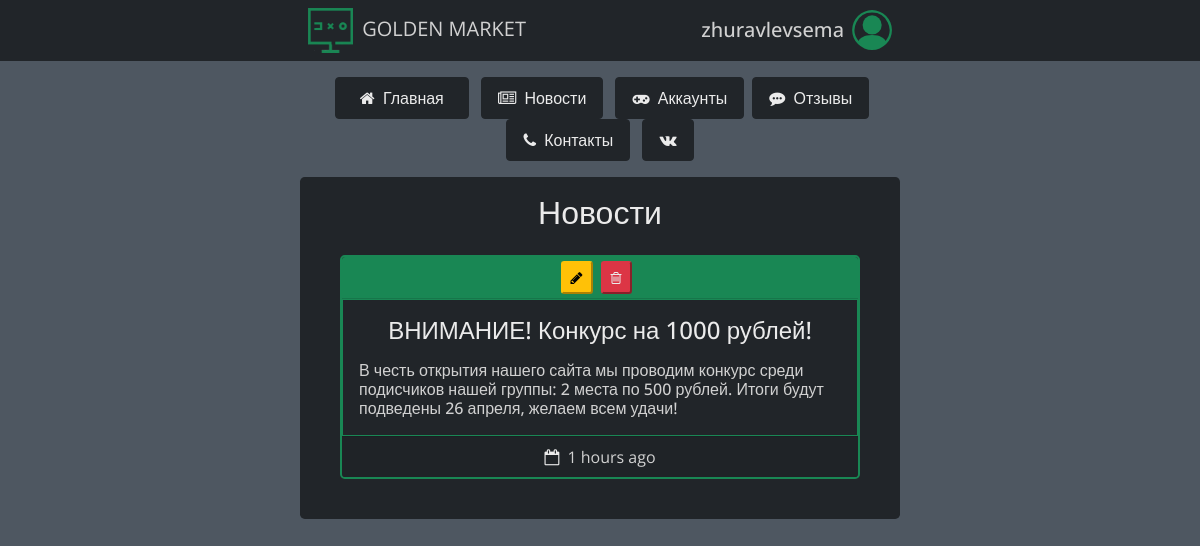
Page /news (signed in) on the committed database.
### data/users.py (models this page shows, shortened)
class User(SqlAlchemyBase, UserMixin):  # таблица пользователей
    __tablename__ = 'users'
    id = sqlalchemy.Column(sqlalchemy.Integer,
                           primary_key=True, autoincrement=True)
    name = sqlalchemy.Column(sqlalchemy.String, nullable=True)
    email = sqlalchemy.Column(sqlalchemy.String,
                              index=True, unique=True, nullable=True)
    photo = sqlalchemy.Column(sqlalchemy.String,
                              index=True, unique=False, nullable=True, default='-')
    is_photo = sqlalchemy.Column(sqlalchemy.Boolean,
                                 index=True, unique=False, nullable=True, default=0)
    hashed_password = sqlalchemy.Column(sqlalchemy.String, nullable=True)
    created_date = sqlalchemy.Column(sqlalchemy.DateTime,
                                     default=datetime.datetime.now)
    news = orm.relation("News", back_populates='user')
    accounts = orm.relation("Accounts", back_populates='user')

### data/news.py (models this page shows)
class News(SqlAlchemyBase, UserMixin):  # таблица новостей
    __tablename__ = 'news'
    id = sqlalchemy.Column(sqlalchemy.Integer,
                           primary_key=True, autoincrement=True)
    title = sqlalchemy.Column(sqlalchemy.String, nullable=True)
    content = sqlalchemy.Column(sqlalchemy.String, nullable=True)
    created_date = sqlalchemy.Column(sqlalchemy.DateTime,
                                     default=datetime.datetime.now().date())
    user_id = sqlalchemy.Column(sqlalchemy.Integer,
                                sqlalchemy.ForeignKey("users.id"))
    user = orm.relation('User')

### main.py (the view)
@app.route('/news', methods=['GET', 'POST'])  # страница новостей
def news():
    global edit_mode
    db_sess = db_session.create_session()
    all_news = db_sess.query(News)  # получение таблицы новостей из базы данных
    arr = []  # список для новостей
    for item in all_news:
        delta = datetime.datetime.now() - item.created_date
        if delta.days != 0:
            arr.append([item.title, item.content, delta.days, 'days', item.id])
        elif int(str(delta).split()[0].split(':')[0]) != 0:
            arr.append(
                [item.title, item.content, int(str(delta).split()[0].split(':')[0]), 'hours',
                 item.id])
        elif int(str(delta).split()[0].split(':')[1]) != 0:
            arr.append([item.title, item.content,
                        int(str(delta).split()[0].split(':')[1]), 'minutes', item.id])
        else:
            arr.append([item.title, item.content,
                        '', 'a few seconds', item.id])
    if current_user.is_authenticated:
        return render_template('news.html', title='Новости', news=arr[::-1],
                               photo='/'.join(current_user.photo.split('/')[1:]),
                               edit_mode=edit_mode,
                               ADMINS=ADMINS,
                               is_photo=current_user.is_photo)
    return render_template('news.html', title='Новости', news=arr[::-1])

### data/db_session.py (called while the page is built)
def create_session() -> Session:
    global __factory
    return __factory()

### main.py (called while the page is built)
@login_manager.user_loader  # функция загрузки пользователя
def load_user(user_id):
    db_sess = db_session.create_session()
    return db_sess.query(User).get(user_id)

### templates/news.html (shortened to what this page needs)
{% extends "base.html" %}
{% block content %}
<div class="container w-50 bg-dark rounded-3 mt-3 p-3 text-center">
    <h2 class="mb-3 simple-btn">Новости</h2>
    {% if news %}
    {% for item in news %}
    <div class="card text-center m-4 bg-dark rounded-3 border-success border-2">
        {% if edit_mode %}
        <div class="card-header bg-success p-1 d-flex justify-content-end">
            <div class="d-flex mx-auto">
                <a href="/edit_news/{{ item[4] }}" class="my-auto">
                    <button type="button" class="btn-sm btn-warning me-1">
                        <i class="fa fa-pencil fa-1x text-black" aria-hidden="true"></i>
                    </button>
                </a>
                <a href="/delete_news/{{ item[4] }}" class="my-auto">
                    <button type="button" class="btn-sm btn-danger ms-1 me-2">
                        <i class="fa fa-trash-o fa-1x simple-btn" aria-hidden="true"></i>
                    </button>
                </a>
            </div>
        </div>
        {% else %}
        <div class="card-header bg-success"></div>
        {% endif %}
        <div class="card-body border border-success">
            <h4 class="card-title mb-3 simple-btn">{{ item[0] }}</h4>
            <h6 class="card-text mx-auto text-start">{{ item[1] }}</h6>
        </div>
        <div class="card-footer">
            <i class="fa fa-calendar-o fa-1x simple-btn me-1" aria-hidden="true"></i> {{ item[2] }}
            {{ item[3] }} ago
        </div>
    </div>
    {% endfor %}
    {% else %}
    <h4 class="my-5">Здесь пока пусто, приходи завтра</h4>
    {% endif%}
</div>
{% endblock %}

### templates/base.html (shortened to what this page needs)
<!DOCTYPE html>
<html lang="en" style="">
<head>
    <link href="https://cdn.jsdelivr.net/npm/bootstrap@5.0.0-beta3/dist/css/bootstrap.min.css"
          rel="stylesheet"
>
    <link rel="stylesheet"
          href="https://maxcdn.bootstrapcdn.com/font-awesome/4.7.0/css/font-awesome.min.css">
    <link rel="stylesheet" href="{{ url_for('static', filename='css/style.css') }}"
          type="text/css">
</head>
<body class="container-fluid p-0">
<header class="container-fluid bg-dark p-0 m-0">
    <nav class="navbar navbar-white bg-dark p-0 m-0 w-50 mx-auto">
        <div class="navbar-brand text-center m-2 p-0">
            <a href="/">
                <img src="{{ url_for('static', filename='img/site-logo.png') }}"
                     class="me-1" width="45" height="45">
            </a>
            GOLDEN MARKET
        </div>
        {% if current_user.is_authenticated %}
        <div class="dropdown d-flex m-2 p-0">
            <h5 class="dropdown my-auto mx-2" id="dropdownMenuLabel"
                data-toggle="dropdown"
                aria-haspopup="true" aria-expanded="false">{{ current_user.name }}</h5>
            <button class="dropdown bg-dark border-0 p-0" type="button" id="dropdownMenuButton"
                    data-toggle="dropdown"
                    aria-haspopup="true" aria-expanded="false">
            </button>
        </div>
        {% endif %}
    </nav>
</header>
<main>
    <div class="container-fluid w-50 mt-3 p-0 text-center rounded-3">
        <a href="/" class="mx-1">
            <button class="simple-btn btn btn-dark px-4 py-2">
                <i class="fa fa-home fa-1x simple-btn me-1" aria-hidden="true"></i> Главная
            </button>
        </a>
        <a href="/news" class="mx-1">
            <button class="simple-btn btn btn-dark px-3 py-2">
                <i class="fa fa-newspaper-o fa-1x simple-btn me-1" aria-hidden="true"></i> Новости
            </button>
        </a>
        <a href="/market" class="mx-1">
            <button class="simple-btn btn btn-dark px-3 py-2">
                <i class="fa fa-gamepad fa-1x simple-btn me-1" aria-hidden="true"></i> Аккаунты
            </button>
        </a>
        <a class="mx-auto" href="/reviews">
            <button class="simple-btn btn btn-dark px-3 py-2">
                <i class="fa fa-commenting fa-1x simple-btn me-1" aria-hidden="true"></i> Отзывы
            </button>
        </a>
        <a href="/contacts" class="mx-1">
            <button class="simple-btn btn btn-dark px-3 py-2">
                <i class="fa fa-phone fa-1x simple-btn me-1" aria-hidden="true"></i> Контакты
            </button>
        </a>
        <a href="https://vk.com/public203487503" class="mx-1" target="_blank">
            <button class="btn btn-dark px-3 py-2">
                <i class="fa fa-vk w-100 simple-btn" aria-hidden="true"></i>
            </button>
        </a>
    </div>
    {% block content %}
    {% endblock %}
</main>
</body>
</html>

### templates/base.html (style rules this page uses)
* { font-family: 'Open Sans', sans-serif; color: #d1d1d1; }
body { background-color: #4e5761; }
.simple-btn { color: #ebebeb !important; }
a { text-decoration: none !important; border: none !important; }
img { max-width:100%; height: 100%; }
.text-black { color: black; }

### rows in the picture
User: name "zhuravlevsema"
News: title "ВНИМАНИЕ! Конкурс на 1000 рублей!", content "В честь открытия нашего сайта мы проводим конкурс среди подисчиков нашей группы: 2 места по 500 рублей. Итоги будут подведены 26 апреля, желаем всем удачи!", item "1", item "hours"
